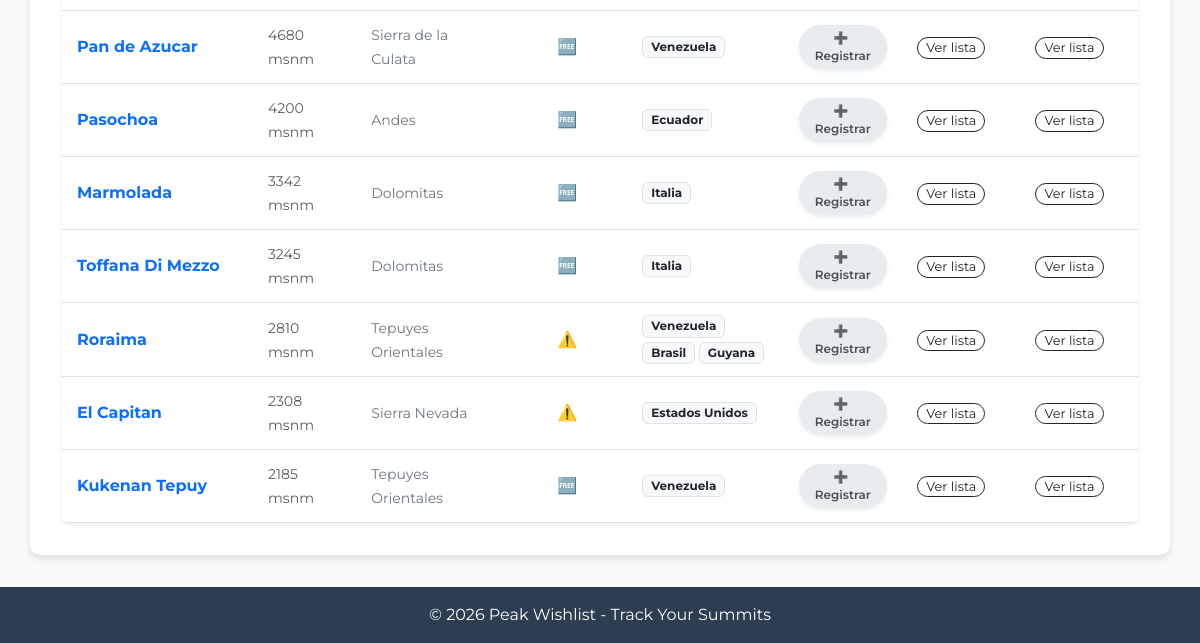
/montanas/ (lower part), run on an earlier commit of the app's database.
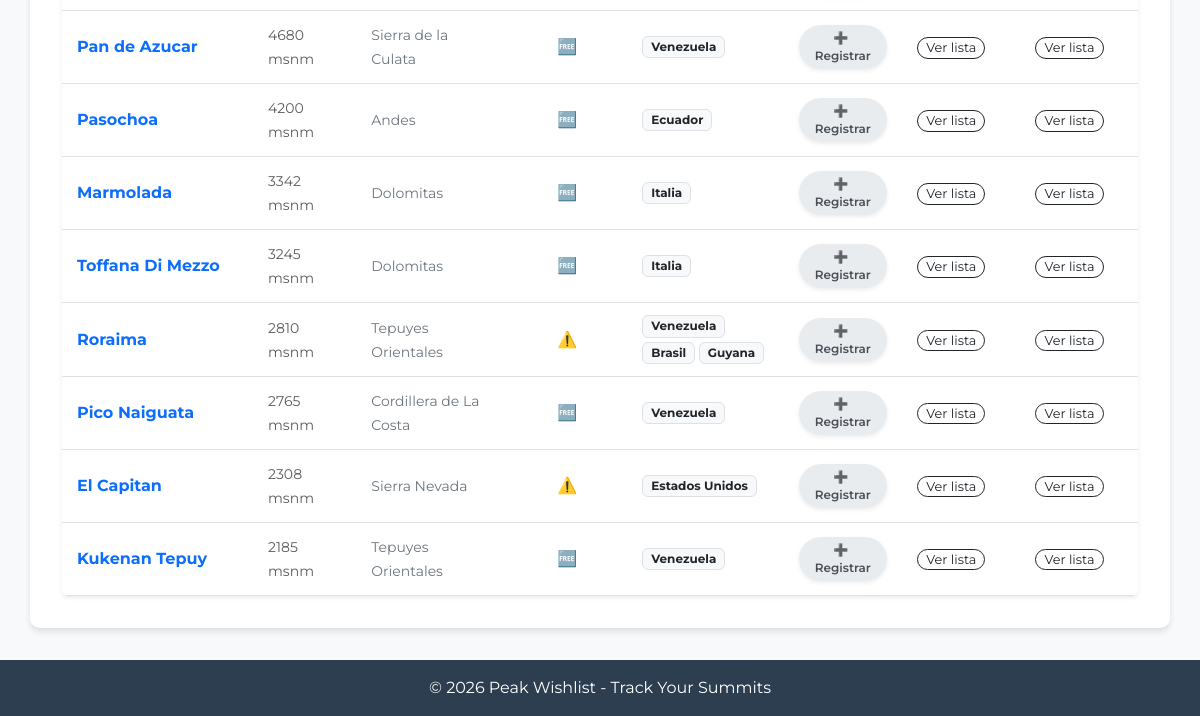
And on a later commit of the database.
### peak_wishlist/models.py (models this page shows, shortened)
class Montana(models.Model):
    nombre = models.CharField(max_length= 50, null=False, blank=False)
    altitud = models.PositiveIntegerField(null=False, blank=False)
    cordillera = models.CharField(max_length=50, null=True, blank=True)
    pais = models.ManyToManyField(Pais, related_name="montanas")
    informacion_general = models.TextField(max_length=250, null=True, blank=True)
    requiere_permiso = models.BooleanField(default=False)
    parque = models.ForeignKey(Parque, null=True, blank=True, on_delete=models.PROTECT)
    class Meta:
        verbose_name="Montaña"
        verbose_name_plural="Montañas"

class Pais(models.Model):
    class Continente(models.TextChoices):
        AMERICA = 'America'
        EUROPA = 'Europa'
        AFRICA = 'Africa'
        OCEANIA = 'Oceania'
        ASIA = 'Asia'
    nombre = models.CharField(max_length= 50)
    continente = models.CharField(max_length=20, choices=Continente.choices, null=False)
    class Meta:
        verbose_name="Pais"
        verbose_name_plural="Paises"

### peak_wishlist/views/montana.py (the view)
# urls.py: path("montanas/", montana.MontanaList.as_view(), name="montanas"),
class  MontanaList(ListView):
    model = Montana
    template_name = "peak_wishlist/montanas.html"
    context_object_name = "montanas"
    def get_queryset(self) -> QuerySet[Any]:
        pais_id = self.kwargs.get('pais_id')
        parque_id = self.kwargs.get('parque_id')
        if pais_id:
            self.filtro = get_object_or_404(Pais, id=pais_id)
            return Montana.objects.filter(pais=self.filtro).order_by('-altitud')
        elif parque_id:
            self.filtro  = get_object_or_404(Parque, id=parque_id)
            return Montana.objects.filter(parque=self.filtro).order_by('-altitud')
        self.filtro = None
        return Montana.objects.all().order_by('-altitud')
    def get_context_data(self, **kwargs: Any) -> dict[str, Any]:
        context  = super().get_context_data(**kwargs)
        if isinstance(self.filtro, Pais):
            context['extension_titulo'] = f"en {self.filtro.nombre}"
        elif isinstance (self.filtro, Parque):
            context['extension_titulo'] = f"en {self.filtro.nombre} ({self.filtro.pais})"
        else:
            context['extension_titulo'] = ""
        return context

### peak_wishlist/templates/peak_wishlist/montanas.html (shortened to what this page needs)
{% extends 'peak_wishlist/base.html' %}
{% block contenido  %}
<div class="table-container-custom table-responsive shadow-sm rounded">
    <table class="table table-custom mb-0 align-middle">
        <tbody>
            {% for montana in montanas %}
            <tr>
                <td class="fw-bold text-primary">{{ montana.nombre }}</td>
                <td>
                    <small class="text-muted">{{ montana.altitud }} msnm</small>
                </td>
                <td>
                    <span class="text-secondary small">{{ montana.cordillera }}</span>
                </td>
                <td class="text-center">
                    {% if montana.requiere_permiso %}
                        <span title="Revisar área" style="cursor:help;">⚠️</span>
                    {% else %}
                        <span title="Acceso libre">🆓</span>
                    {% endif %}
                </td>
                <td>
                    <div class="d-flex flex-wrap gap-1">
                        {% for pais in montana.pais.all %}
                            <span class="badge bg-light text-dark border" style="font-size: 0.75rem;">
                                {{ pais.nombre }}
                            </span>
                        {% endfor %}
                    </div>
                </td>
                <td class="text-center">
                    {% if montana.refugio_set.all %}
                        <a href="{% url 'peak_wishlist:refugios_por_montana' montana.id %}"
                           class="text-decoration-none fs-4" title="Ver refugios">🛖</a>
                    {% else %}
                        <a href="{% url 'peak_wishlist:registrar_refugio' montana_id=montana.id %}"
                        class="btn btn-sm rounded-pill px-3 shadow-sm"
                        style="background-color: #e9ecef; color: #495057; border: none; font-size: 0.75rem; font-weight: 600;">
                        <span class="me-1">➕</span> Registrar
                        </a>
                    {% endif %}
                </td>
                <td class="text-center">
                    <a href="{% url 'peak_wishlist:rutas_por_montana' montana.id %}"
                       class="btn btn-sm btn-outline-dark rounded-pill py-0 px-2" style="font-size: 0.8rem;">Ver lista</a>
                </td>
                <td class="text-center">
                    <a href="{% url 'peak_wishlist:excursiones_por_montana' montana.id %}" class="btn btn-sm btn-outline-dark rounded-pill py-0 px-2"
                       style="font-size: 0.8rem;">Ver lista</a>
                </td>
            </tr>
            {% empty %}
            <tr>
                <td colspan="8" class="text-center py-4 text-muted">
                    No hay montañas registradas todavía.
                </td>
            </tr>
            {% endfor %}
        </tbody>
    </table>
</div>
{% endblock contenido %}

What changed in the data, as far as the page shows it:
added Montana: nombre "Pico Naiguata", altitud "2765", cordillera "Cordillera de La Costa", shows "Registrar", Pais (nombre "Venezuela")
